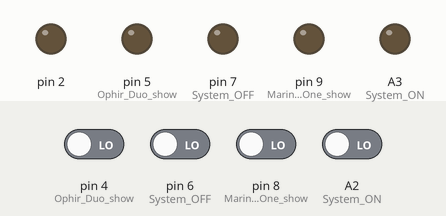
Simulated run of this sketch. Board: Arduino Uno, built with avr-gcc and run on an emulated ATmega328P. Parts: output pins drawn as LEDs (lit = HIGH). Inputs (shaded band) come from the test bench; at power-on: A2 (System_ON), pin 4 (Ophir_Duo_show), pin 6 (System_OFF), pin 8 (Marina_One_show) LOW. WiFi joins after 1.5 s; servers stay silent unless stated.

Above: at 1.2 s.
1.3 s: pin 4 (Ophir_Duo_show) driven HIGH
At 2.2 s:
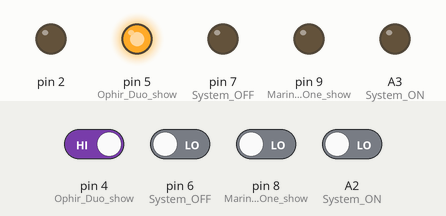
2.8 s: pin 4 (Ophir_Duo_show) driven LOW and pin 6 (System_OFF) driven HIGH
5.8 s: A2 (System_ON) driven HIGH
At 7.6 s:
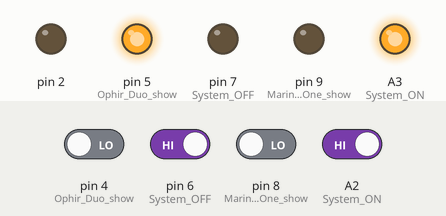
At 27.6 s:
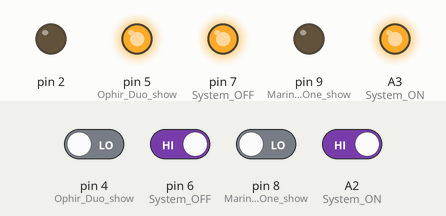
Timing chart, 0 to 49.7 s (numbered marks = the images above; inputs shaded):
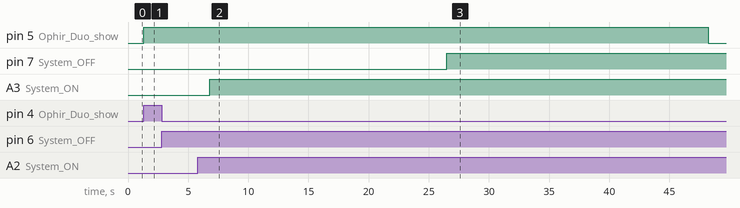

Measured:
- after the input at 1.3 s, pin 5 (Ophir_Duo_show): LOW → HIGH at once
- after the input at 2.8 s, every drawn part: stays the same
- after the input at 5.8 s, pin 5 (Ophir_Duo_show): HIGH → LOW after 42.4 s instead of 22.7 s; pin 7 (System_OFF): LOW → HIGH after 20.7 s instead of 1.0 s; A3 (System_ON): LOW → HIGH after 1.0 s

The sketch:

AVController.ino
```cpp
/*
  Project      : AV & Dataton WatchOut Controller
  Author       : Eddy Yanto
  Created      : 28 November 2012
  Description  : A system interface for an iOS device and button control panel
                 to control amplifier (using IR LED), computers (using relay),
                 WatchOut cluster and projectors (using TCP sockets)
  Change notes :
  - 2015-02-10 : Changed IR interace to ethernet control for Marantz amplifier for better reliability
  - 2015-03-11 : Added another physical button for trigger Duo show
 */

#include <SPI.h>
#include <Ethernet.h>
#include <IRremote.h>

// Change to 0 to enable logging on serial monitor
int enableLog = 0;

// Keep track of uptime
long currentMillis = 0;

// Local ethernet IP and mac setting
byte localMac[] = { 0xDE, 0xAD, 0xBE, 0xEF, 0xFE, 0xED };
byte localIp[] = { 192, 168, 1, 48 };

// Local server: used to receive commands from iOS device
EthernetServer localServer = EthernetServer(3038);
EthernetClient connectedClient;

// Watchout cluster master
byte watchOutServer[] = { 192, 168, 1, 51 };
const int watchOutPort = 3039;
EthernetClient sharedClient;

// Projectors list
// Note: projectors and WatchOut share the same EthernetClient (sharedClient)
byte projectors[][4] = {
  { 192, 168, 1, 1 },
  { 192, 168, 1, 2 },
  { 192, 168, 1, 3 },
  { 192, 168, 1, 4 },
  { 192, 168, 1, 5 },
  { 192, 168, 1, 6 },
  { 192, 168, 1, 7 },
  { 192, 168, 1, 8 }
};
const int projectorPort = 4352;

// Amplifier
IRsend irsend;
byte marantzAmplifier[] = { 192, 168, 1, 10 };
const int marantzAmplifierPort = 23;

// Keep track of computers and amplifier status
int isDevicesOn = 0;

void setup()
{
  Serial.begin(9600);

  // Relay
  pinMode(2, OUTPUT);

  // IR led
  // defaults to pin 3

  // 4 buttons
  pinMode(4, INPUT);   // Ophir Duo show — button
  pinMode(5, OUTPUT);  // Ophir Duo show — led
  pinMode(6, INPUT);   // System OFF — button
  pinMode(7, OUTPUT);  // System OFF — led
  pinMode(8, INPUT);   // Marina One show — button
  pinMode(9, OUTPUT);  // Marina One show — led
  pinMode(A2, INPUT);  // System ON — button
  pinMode(A3, OUTPUT); // System ON — led

  Ethernet.begin(localMac, localIp);

  localServer.begin();
  _log("Control started.");
}

void loop()
{
  // If iOS device connects, read the command and trigger
  connectedClient = localServer.available();
  if (connectedClient == true) {
    char incoming = connectedClient.read();

    _log("Connected client: " + connectedClient);

    switch(incoming){
    case 'A': // Turn OFF system
      _log("Received A: Turn OFF.");
      turnOffAll();
      delay(100);
      break;

    case 'B': // Turn ON system
      _log("Received B: Turn ON.");
      turnOnAll();
      delay(100);
      break;

    case 'C':
      _log("Received C: Trigger Marina One show.");
      triggerOneShow();
      delay(100);

    case 'd':
      _log("Received D: Trigger Ophir Duo Show.");
      triggerDuoShow();

    default:
      break;
    }
    // Close connected client so that they don't build up (only 4 max concurrent connection is allowed by Ethernet Shield)
    // connectedClient.stop(); // Taken care on iOS side
  }

  // ON Button (GREEN)
  if(digitalRead(A2) == HIGH){
    digitalWrite(A3, HIGH);
    turnOnAll();
    delay(100);
  }
  else{
    digitalWrite(A3, LOW);
  }

  // OFF button (RED)
  if(digitalRead(6) == HIGH){
    digitalWrite(7, HIGH);
    turnOffAll();
    delay(100);
  }
  else{
    digitalWrite(7, LOW);
  }

  // PLAY Button (BLUE)
  if(digitalRead(8) == HIGH){
    digitalWrite(9, HIGH);
    _log("Marina One button triggered.");
    triggerOneShow();
    delay(5000);
  }
  else{
    digitalWrite(9, LOW);
  }

  // Duo Button (BLUE)
  if(digitalRead(4) == HIGH){
    digitalWrite(5, HIGH);
    _log("Ophir Duo button triggered.");
    triggerDuoShow();
    delay(5000);
  }
  else{
    digitalWrite(5, LOW);
  }
}

void triggerOneShow(){
  EthernetClient externalClient;
  if(sharedClient.connect(watchOutServer, watchOutPort)){
    delay(100);
    sharedClient.flush();
    sharedClient.println("\r");
    sharedClient.println("authenticate 1\r\n");
    delay(100);
    sharedClient.println("gotoControlCue \"one\"\r\n");
    sharedClient.println("run\r\n");
    delay(100);
    _log("WatchOut command sent");
  }
  else{
    _log("WatchOut connection failed");
  }
  sharedClient.flush();
  sharedClient.stop();
}

void triggerDuoShow(){
  EthernetClient externalClient;
  if(sharedClient.connect(watchOutServer, watchOutPort)){
    delay(100);
    sharedClient.flush();
    sharedClient.println("\r");
    sharedClient.println("authenticate 1\r\n");
    delay(100);
    sharedClient.println("gotoControlCue \"duo\"\r\n");
    sharedClient.println("run\r\n");
    delay(100);
    _log("WatchOut command sent");
  }
  else{
    _log("WatchOut connection failed");
  }
  sharedClient.flush();
  sharedClient.stop();
}

void turnOnAll(){
  isDevicesOn = 1;
  turnOnProjectors();
  turnOnAmplifier();
}

void turnOffAll(){
  isDevicesOn = 0;
  turnOffProjectors();
  turnOffAmplifier();
}

// This function is phased out and replaced with
// turnOnAmplifier and turnOffAmplifier which uses Ethernet control
//void turnOnOffAmplifier(){
//  irsend.sendRC5(0x40C, 12); //amplifier
//  irsend.sendRC5(0x40C, 12); //amplifier
//}

void turnOnOffComputer(){
  digitalWrite(2, HIGH);
  delay(500); // Adjust accordingly since we're simulating power button push
  digitalWrite(2, LOW);
}

void turnOnAmplifier(){
  _log("Turning ON Amplifier started.");
  if(sharedClient.connect(marantzAmplifier, marantzAmplifierPort)){
    delay(200);
    sharedClient.println("SIDVD");
    sharedClient.stop();
    _log(" success");
  }
  else{
    _log(" failed");
    sharedClient.flush();
    sharedClient.stop();
  }
  _log("Turning ON amplifier ended.");
}

void turnOffAmplifier(){
  _log("Turning OFF Amplifier started.");
  if(sharedClient.connect(marantzAmplifier, marantzAmplifierPort)){
    delay(200);
    sharedClient.println("PWSTANDBY");
    delay(1000);
    sharedClient.stop();
    delay(1000);
    _log(" success");
  }
  else{
    _log(" failed");
    sharedClient.flush();
    sharedClient.stop();
  }
  _log("Turning OFF amplifier ended.");
}

void turnOnProjectors(){
  _log("Turning ON projectors started.");
  for(int i = 0; i < 8; i++){
    if(sharedClient.connect(projectors[i], projectorPort)){
      delay(200);
      sharedClient.println("%1POWR 1\r");
      delay(1000);
      sharedClient.stop();
      delay(1000);
      _log(String(i) + " success");
    }
    else{
      _log(String(i) + " failed");
      sharedClient.flush();
      sharedClient.stop();
    }
  }
  _log("Turning ON projectors ended.");
}

void turnOffProjectors(){
  _log("Turning OFF projectors started.");
  for(int i = 0; i < 8; i++){
    if(sharedClient.connect(projectors[i], projectorPort)){
      delay(200);
      sharedClient.println("%1POWR 0\r");
      delay(1000);
      sharedClient.flush();
      sharedClient.stop();
      delay(1000);
      _log(String(i) + " success");
    }
    else{
      _log(String(i) + " failed");
      sharedClient.flush();
      sharedClient.stop();
    }
  }
  _log("Turning OFF projectors ended.");
}

void _log(String message){
  if(enableLog){
    Serial.println(message);
  }
}

void serialEvent() {
  while (Serial.available()) {
    enableLog = 1;
    Serial.println("Serial logging enabled.");
    Serial.read();
  }
}
```
